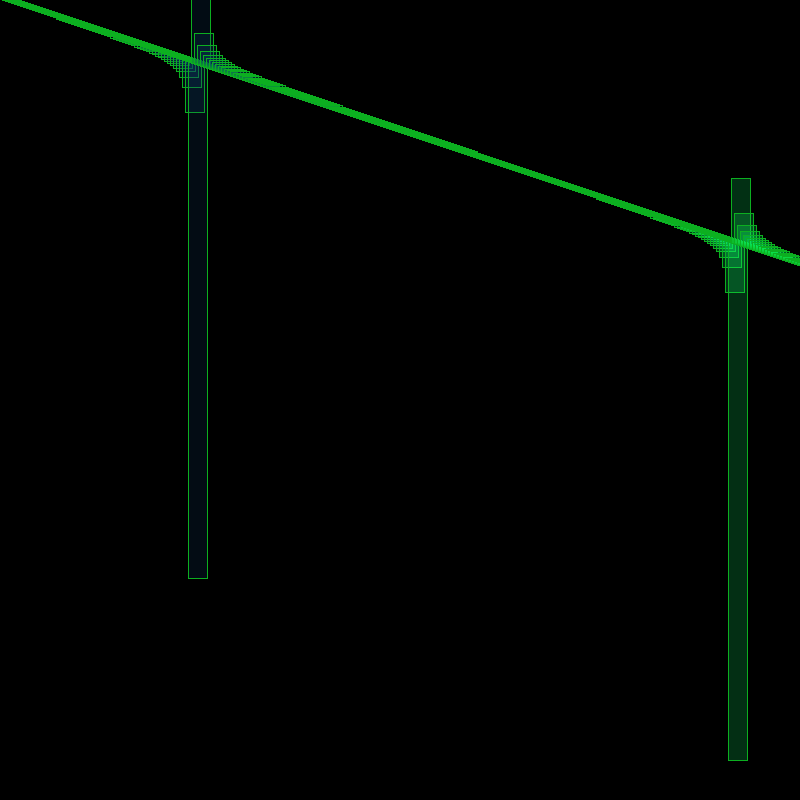
Frame 1 (no input)
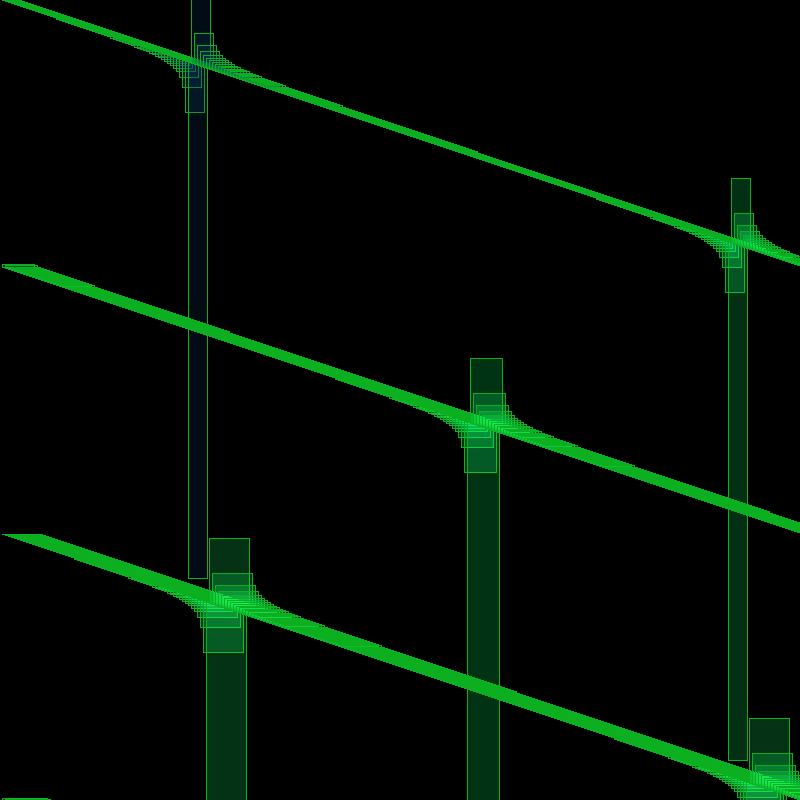
Frame 60 (the mouse pressed at the canvas centre just before this capture)
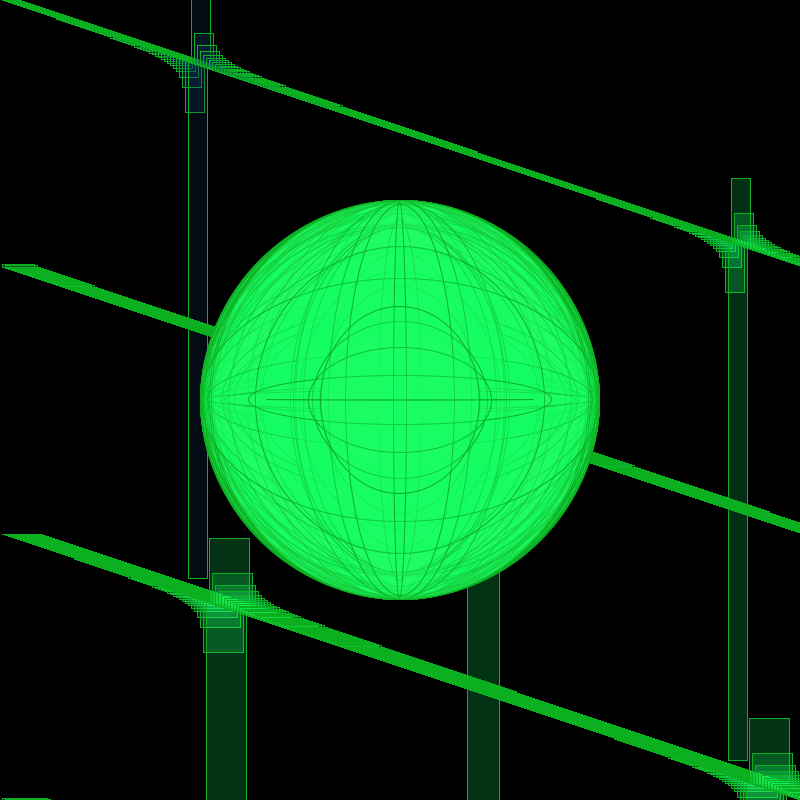
Frame 120 (the mouse held since frame 60 and released just before this capture)

The Processing sketch that drew these frames (run headless with seeded random() and noise(); from frame 60 on, the mouse is pressed at the canvas centre):

// Processing sketch: processing_58600
// ── processing_58600.pde

//collaborative sketch

//i dont work!!! yay!!
float x, y, angle, glow, speed;

void setup(){
  size(800,800);
  x = 100;
  y = 200;
  angle = 0;
  speed = 1;
  glow= 0;
  smooth();
  background(0);
}

void draw(){
  stroke(12,175,32);
  x = radians(angle);
  
  glow = map(glow, -15,125,10, 100);
  for(int i = 0; i <800; i++){
    fill(i++,i++,mouseX, glow);
    x = tan(radians(angle) + 100 + width/2);
    y = random(radians(angle) + 100 + height/2);
      fill(random(glow),angle,100,50);
    ellipse(400, 400, random(mouseY), random(mouseX));
    rect(i,angle,glow,x);
    angle += speed;
    
    if (x>width && y>height){
   fill(glow,angle,47,50);
    x = cos(radians(glow) * 500 + width/2);
    y = sin(radians(glow) * 100 + height/2);   
  }
}
}
